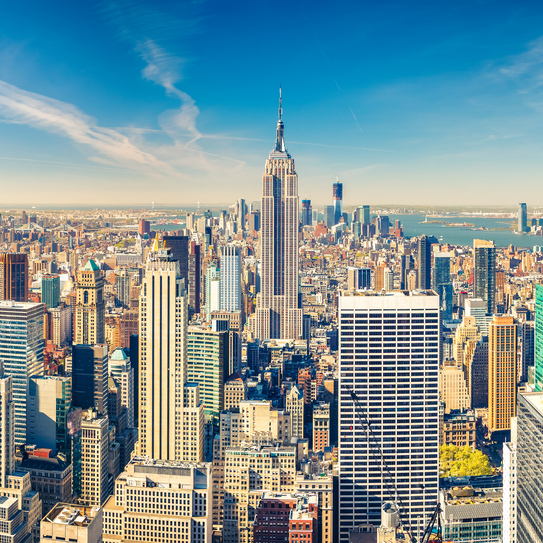
#> input picture Open-CV Görüntü İşleme/NYC.jpg, 543 x 543 px
$ python 'bulanıklaştırma.py'
#> lines starting #> are read from the running program, lines starting #| are printed output that depends on the picture
# -*- coding: utf-8 -*-
"""
Created on Sat Mar 12 22:19:54 2022

@author: emreb
"""

import cv2
import numpy as np
import matplotlib.pyplot as plt
import warnings

def gaussianNoise(image):
    row,col,ch = image.shape

    mean = 0
    var = 0.05
    sigma = var**0.5

    gauss = np.random.normal(mean,sigma,(row,col,ch))

    gauss = gauss.reshape(row,col,ch)
    noisy = image + gauss

    return noisy


warnings.filterwarnings("ignore")

img = cv2.imread("NYC.jpg")
#> img is the input picture: shape (543, 543, 3); mean B, G, R 150.2, 146.3, 122.6
img = cv2.cvtColor(img,cv2.COLOR_BGR2RGB)/255
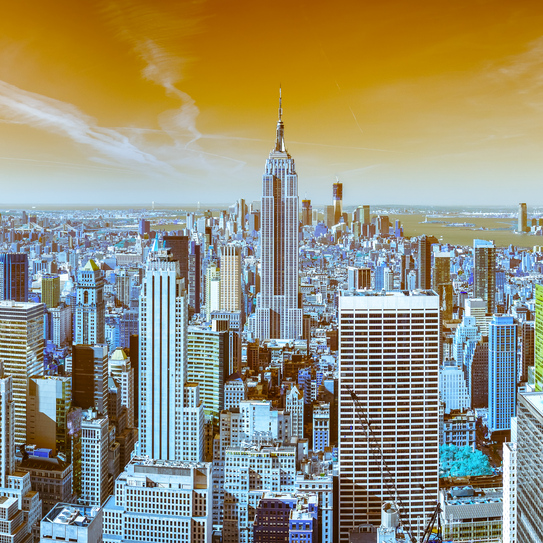
#> img: shape (543, 543, 3) float64; mean B, G, R 0.481, 0.574, 0.589

plt.figure(),plt.imshow(img,cmap= "gray"),plt.axis("off"),plt.show()
img = gaussianNoise(img)
#> in gaussianNoise, `noisy = image + gauss`:
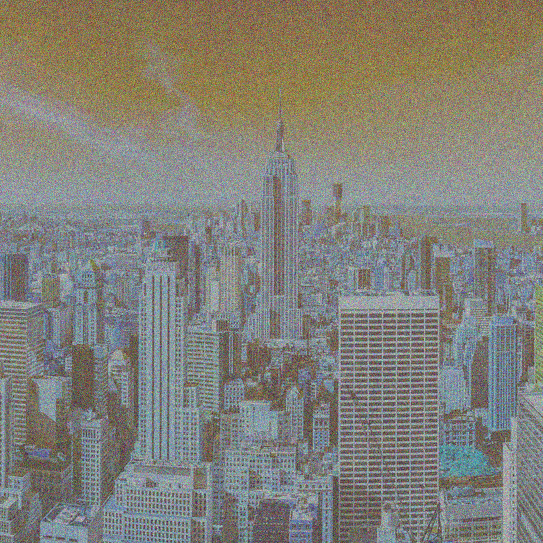
#> noisy: shape (543, 543, 3) float64; mean B, G, R 0.482, 0.574, 0.589; drawn with min black and max white

#Ortalama bulanıklaştırma

dst2 = cv2.blur(img,ksize = (3,3))
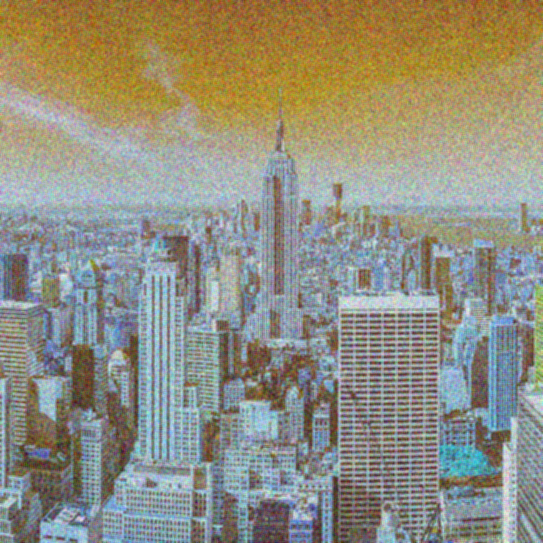
#> dst2: shape (543, 543, 3) float64; mean B, G, R 0.482, 0.574, 0.589; drawn with min black and max white

plt.figure()
plt.imshow(dst2,cmap= "gray"),plt.axis("off"),plt.show()
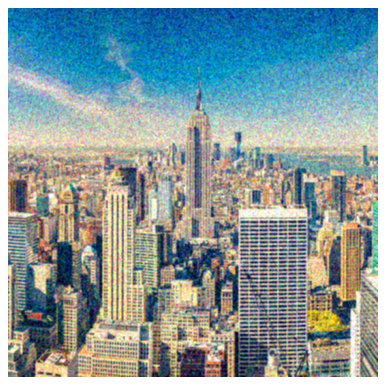
#> figure drawn by matplotlib, 1 panel; B, G, R data is drawn as R, G, B

#gaussian blur
gb = cv2.GaussianBlur(img, ksize = (3,3), sigmaX = 7)
plt.figure(),plt.imshow(gb,cmap= "gray"),plt.axis("off"),plt.show()
#> figure, not shown here; B, G, R data is drawn as R, G, B

#medyan blur

#> (the run stopped early here; a loop or call above may not have finished)
